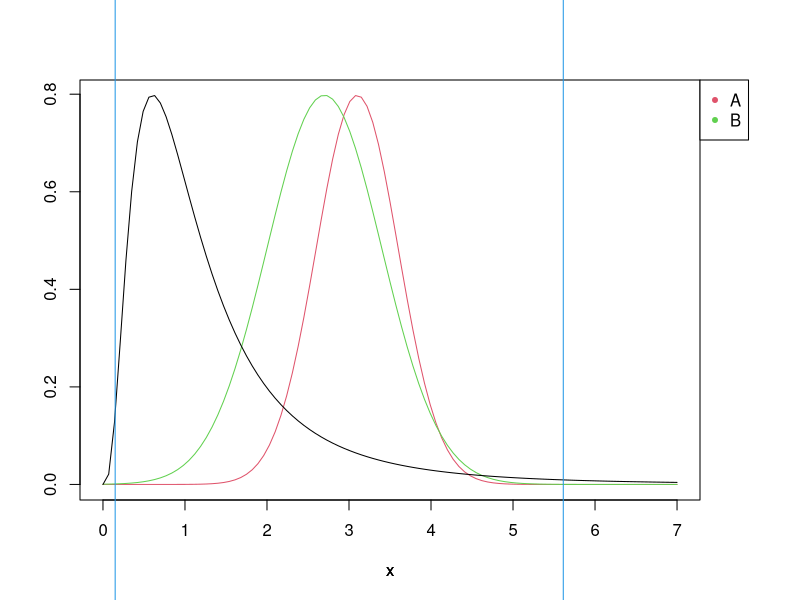

The R source for this figure:
## ---- chunk 1
mat = matrix(c(10, 3.1, 0.5), ncol=3)
mat = rbind(mat, c(8, 2.7, 0.7))
rownames(mat) = c("A", "B")
colnames(mat) = c("freedom", "mean", "stddev")

varA = mat["A", "stddev"] ^ 2
varB = mat["B", "stddev"] ^ 2
dfA = mat["A", "freedom"]-1
dfB = mat["B", "freedom"]-1
crtc = 0.02
conf = 1 - crtc
F1 = qf(crtc/2, dfB, dfA)
F99 = qf(1-crtc/2, dfB, dfA)

seekInterval = function(s1, s2, f){
  return(s2/s1*1/f)
}
## ---- chunk 2
i2 = seekInterval(varA, varB, F1)
i1 = seekInterval(varA, varB, F99)
## ---- chunk 3
par(mar=c(5,4,4,5))
curve(dnorm(x, mat["A", "mean"], mat["A", "stddev"]), xlim=c(0, 7), col=2, ylab="")
par(new=T)
curve(
  dnorm(x, mat["B", "mean"], mat["B", "stddev"]),
  xlim=c(0, 7), col=3, axes=F, ylab=""
)
par(xpd=T)
legend(par()$usr[2], par()$usr[4], legend=rownames(mat), pch=20, col=2:3)
par(new=T)
curve(
  df(x, dfA, dfB),
  xlim=c(0, 7), axes=F, ylab=""
)
abline(v=F1, col=4)
abline(v=F99, col=4)
